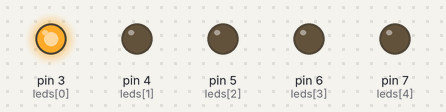
A sketch run on a simulated Arduino Uno, built with avr-gcc and run on an emulated ATmega328P. Shown: output pins drawn as LEDs (lit = HIGH).

Above: at 0.04 s.
At 0.68 s:
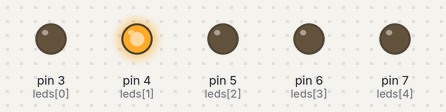
At 1.4 s:
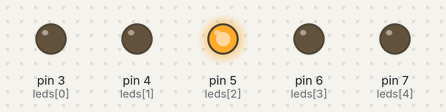
At 2.12 s:
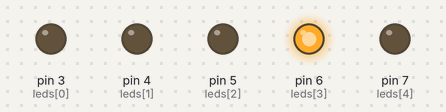
At 2.8 s:
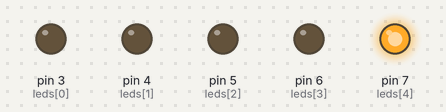
Timing chart, 0 to 3.1 s (numbered marks = the images above):
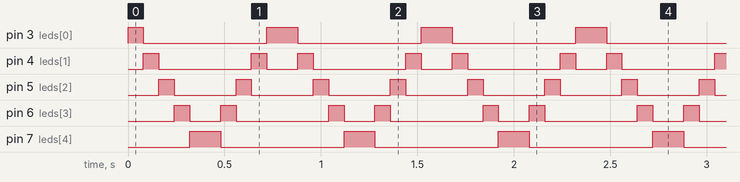

The sketch:

KnightRider.ino
```cpp
int leds[] = {3, 4, 5, 6, 7};

// total size of the array in bytes
int totalBytes = sizeof(leds);

// size of one element in bytes
int oneElement = sizeof(leds[0]);

// number of elements
int length = totalBytes / oneElement;

void setup()
{
  for (int i = 0; i < length; i++)
  {
    pinMode(leds[i], OUTPUT);
  }
}

void loop()
{
  for (int i = 0; i < length; i++)
  {
    digitalWrite(leds[i], HIGH);
    delay(80);
    digitalWrite(leds[i], LOW);
  }

  for (int j = length - 1; j > -1; j--)
  {
    digitalWrite(leds[j], HIGH);
    delay(80);
    digitalWrite(leds[j], LOW);
  }
}
```

Measured:
- by itself, pin 3 (leds[0]): repeats every 0.80 s: LOW 0.64 s, HIGH 0.16 s
- by itself, pin 4 (leds[1]): repeats every 0.80 s: LOW 0.48 s, HIGH 0.08 s, LOW 0.16 s, HIGH 0.08 s
- by itself, pin 5 (leds[2]): alternates HIGH for 0.08 s and LOW for 0.32 s
- by itself, pin 6 (leds[3]): repeats every 0.80 s: LOW 0.16 s, HIGH 0.08 s, LOW 0.48 s, HIGH 0.08 s
- by itself, pin 7 (leds[4]): alternates HIGH for 0.16 s and LOW for 0.64 s
